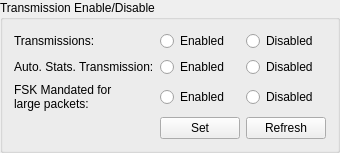
             <widget class="QGroupBox" name="transmittingGroupBox">
              <property name="title">
               <string>Transmission Enable/Disable</string>
              </property>
              <layout class="QGridLayout" name="gridLayout_17">
               <item row="2" column="1">
                <widget class="QRadioButton" name="SatelliteConfig_Transmission_FSKMandated_Enabled_RadioButton">
                 <property name="text">
                  <string>Enabled</string>
                 </property>
                 <attribute name="buttonGroup">
                  <string notr="true">buttonGroup_12</string>
                 </attribute>
                </widget>
               </item>
               <item row="2" column="2">
                <widget class="QRadioButton" name="SatelliteConfig_Transmission_FSKMandated_Disabled_RadioButton">
                 <property name="text">
                  <string>Disabled</string>
                 </property>
                 <attribute name="buttonGroup">
                  <string notr="true">buttonGroup_12</string>
                 </attribute>
                </widget>
               </item>
               <item row="1" column="2">
                <widget class="QRadioButton" name="SatelliteConfig_Transmission_AutoStatsDisabled_RadioButton">
                 <property name="text">
                  <string>Disabled</string>
                 </property>
                 <attribute name="buttonGroup">
                  <string notr="true">buttonGroup_11</string>
                 </attribute>
                </widget>
               </item>
               <item row="0" column="1">
                <widget class="QRadioButton" name="SatelliteConfig_Transmission_Enabled_RadioButton">
                 <property name="text">
                  <string>Enabled</string>
                 </property>
                 <attribute name="buttonGroup">
                  <string notr="true">buttonGroup_4</string>
                 </attribute>
                </widget>
               </item>
               <item row="3" column="1">
                <widget class="QPushButton" name="SatelliteConfig_Transmission_Send_Button">
                 <property name="text">
                  <string>Set</string>
                 </property>
                </widget>
               </item>
               <item row="0" column="2">
                <widget class="QRadioButton" name="SatelliteConfig_Transmission_Disabled_RadioButton">
                 <property name="text">
                  <string>Disabled</string>
                 </property>
                 <attribute name="buttonGroup">
                  <string notr="true">buttonGroup_4</string>
                 </attribute>
                </widget>
               </item>
               <item row="1" column="1">
                <widget class="QRadioButton" name="SatelliteConfig_Transmission_AutoStatsEnabled_RadioButton">
                 <property name="text">
                  <string>Enabled</string>
                 </property>
                 <attribute name="buttonGroup">
                  <string notr="true">buttonGroup_11</string>
                 </attribute>
                </widget>
               </item>
               <item row="3" column="2">
                <widget class="QPushButton" name="SatelliteConfig_Transmission_Refresh_Button">
                 <property name="text">
                  <string>Refresh</string>
                 </property>
                </widget>
               </item>
               <item row="0" column="0">
                <widget class="QLabel" name="label_141">
                 <property name="text">
                  <string>Transmissions:</string>
                 </property>
                </widget>
               </item>
               <item row="1" column="0">
                <widget class="QLabel" name="label_142">
                 <property name="text">
                  <string>Auto. Stats. Transmission:</string>
                 </property>
                </widget>
               </item>
               <item row="2" column="0">
                <widget class="QLabel" name="label_143">
                 <property name="text">
                  <string>FSK Mandated for
large packets:</string>
                 </property>
                </widget>
               </item>
              </layout>
             </widget>
